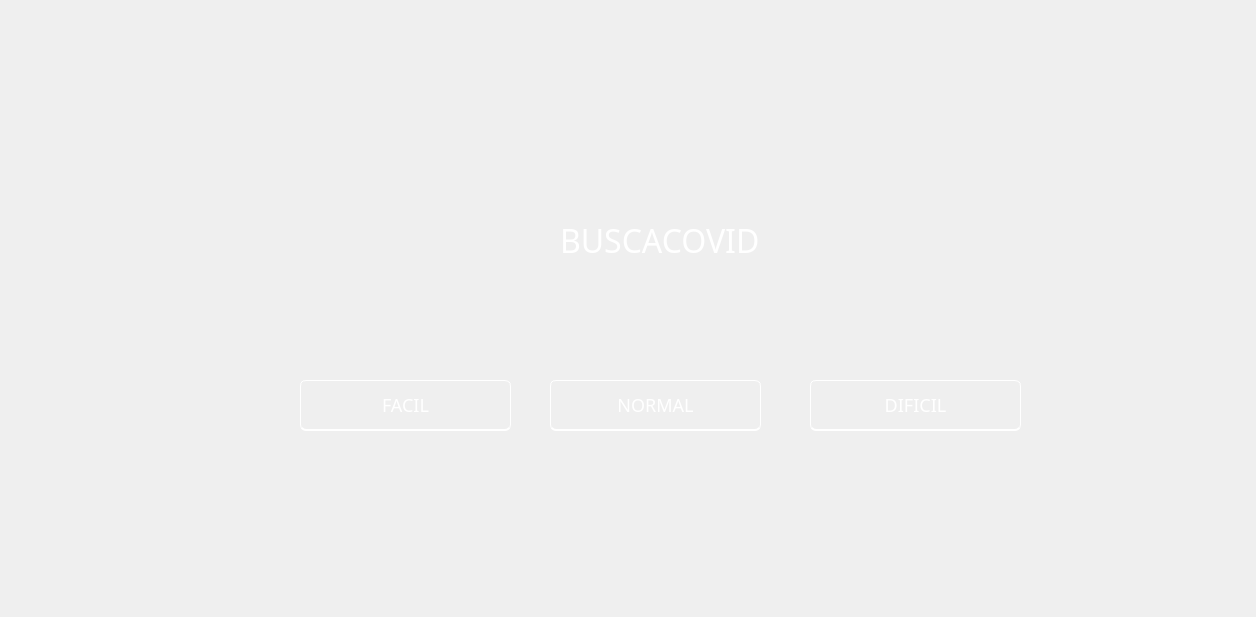
<?xml version="1.0" encoding="UTF-8"?>
<ui version="4.0">
 <class>MainWindow</class>
 <widget class="QMainWindow" name="MainWindow">
  <property name="geometry">
   <rect>
    <x>0</x>
    <y>0</y>
    <width>1256</width>
    <height>617</height>
   </rect>
  </property>
  <property name="minimumSize">
   <size>
    <width>1200</width>
    <height>100</height>
   </size>
  </property>
  <property name="windowTitle">
   <string>MainWindow</string>
  </property>
  <widget class="QWidget" name="centralwidget">
   <widget class="QLabel" name="label">
    <property name="geometry">
     <rect>
      <x>0</x>
      <y>0</y>
      <width>1261</width>
      <height>621</height>
     </rect>
    </property>
    <property name="lineWidth">
     <number>3</number>
    </property>
    <property name="text">
     <string>&lt;html&gt;&lt;head/&gt;&lt;body&gt;&lt;p&gt;&lt;img src=&quot;:/iconosbuscaminas/ima3.jpg&quot;/&gt;&lt;/p&gt;&lt;/body&gt;&lt;/html&gt;</string>
    </property>
   </widget>
   <widget class="QLabel" name="label_2">
    <property name="geometry">
     <rect>
      <x>560</x>
      <y>210</y>
      <width>361</width>
      <height>61</height>
     </rect>
    </property>
    <property name="font">
     <font>
      <family>Gadugi</family>
      <pointsize>-1</pointsize>
     </font>
    </property>
    <property name="styleSheet">
     <string notr="true">QLabel{

	background:transparent;
	color:white;
	border-radius: 6px;
	font-size:32px;

}</string>
    </property>
    <property name="text">
     <string>BUSCACOVID</string>
    </property>
   </widget>
   <widget class="QPushButton" name="pushButton">
    <property name="geometry">
     <rect>
      <x>300</x>
      <y>380</y>
      <width>211</width>
      <height>51</height>
     </rect>
    </property>
    <property name="font">
     <font>
      <family>Gadugi</family>
      <pointsize>-1</pointsize>
     </font>
    </property>
    <property name="cursor">
     <cursorShape>PointingHandCursor</cursorShape>
    </property>
    <property name="styleSheet">
     <string notr="true">QPushButton{

	background:transparent;
	color:white;
	border-radius: 6px;
	font-size:18px;
	border-bottom: 2px solid white;
	border-top: 1px solid white;
	border-left: 1px solid white;
	border-right: 1px solid white;
}
QPushButton:hover{

	background:black;
	color:white;
	border-radius: 6px;
	font-size:14px;
	border-bottom: 2px solid black;
	border-top: 1px solid black;
	border-left: 1px solid black;
	border-right: 1px solid black;
}
</string>
    </property>
    <property name="text">
     <string>FACIL</string>
    </property>
   </widget>
   <widget class="QPushButton" name="pushButton_2">
    <property name="geometry">
     <rect>
      <x>550</x>
      <y>380</y>
      <width>211</width>
      <height>51</height>
     </rect>
    </property>
    <property name="font">
     <font>
      <family>Gadugi</family>
      <pointsize>-1</pointsize>
     </font>
    </property>
    <property name="cursor">
     <cursorShape>PointingHandCursor</cursorShape>
    </property>
    <property name="styleSheet">
     <string notr="true">QPushButton{

	background:transparent;
	color:white;
	border-radius: 6px;
	font-size:18px;
	border-bottom: 2px solid white;
	border-top: 1px solid white;
	border-left: 1px solid white;
	border-right: 1px solid white;
}
QPushButton:hover{

	background:black;
	color:white;
	border-radius: 6px;
	font-size:14px;
	border-bottom: 2px solid black;
	border-top: 1px solid black;
	border-left: 1px solid black;
	border-right: 1px solid black;
}
</string>
    </property>
    <property name="text">
     <string>NORMAL</string>
    </property>
   </widget>
   <widget class="QPushButton" name="pushButton_3">
    <property name="geometry">
     <rect>
      <x>810</x>
      <y>380</y>
      <width>211</width>
      <height>51</height>
     </rect>
    </property>
    <property name="font">
     <font>
      <family>Gadugi</family>
      <pointsize>-1</pointsize>
     </font>
    </property>
    <property name="cursor">
     <cursorShape>PointingHandCursor</cursorShape>
    </property>
    <property name="styleSheet">
     <string notr="true">QPushButton{

	background:transparent;
	color:white;
	border-radius: 6px;
	font-size:18px;
	border-bottom: 2px solid white;
	border-top: 1px solid white;
	border-left: 1px solid white;
	border-right: 1px solid white;
}
QPushButton:hover{

	background:black;
	color:white;
	border-radius: 6px;
	font-size:14px;
	border-bottom: 2px solid black;
	border-top: 1px solid black;
	border-left: 1px solid black;
	border-right: 1px solid black;
}
</string>
    </property>
    <property name="text">
     <string>DIFICIL</string>
    </property>
   </widget>
  </widget>
 </widget>
 <resources>
  <include location="iconos.qrc"/>
 </resources>
 <connections/>
</ui>
